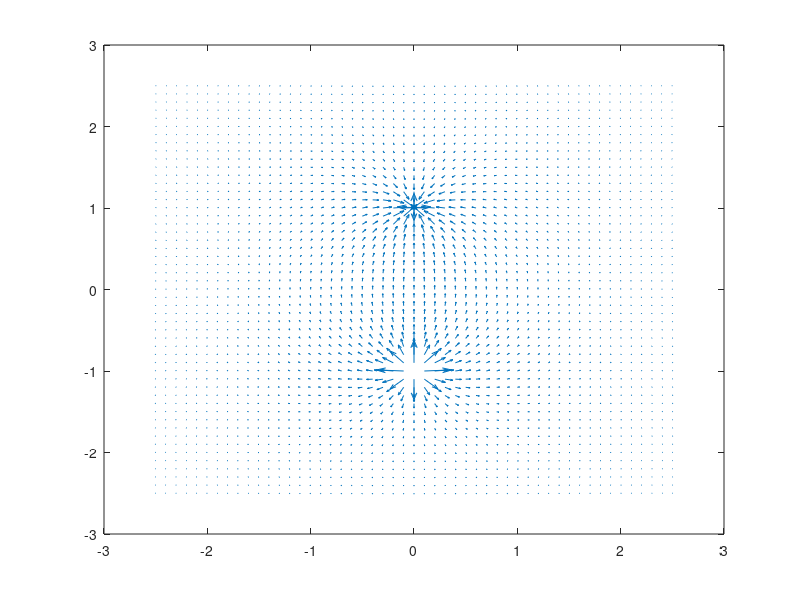

MATLAB code for this plot:
epsilon = 8.854e-12;
[x, y] = meshgrid(-2.5:0.1:2.5, -2.5:0.1:2.5);
u = (1 ./ (x.*x + (y+1).*(y+1)) - 1 ./ (x.*x + (y-1).*(y-1))) .* x / 4 / pi / epsilon;
v = ((y+1) ./ (x.*x+(y+1).*(y+1)) - (y-1) ./ (x.*x+(y-1).*(y-1))) / 4 / pi / epsilon;
quiver(x, y, u, v, 2)